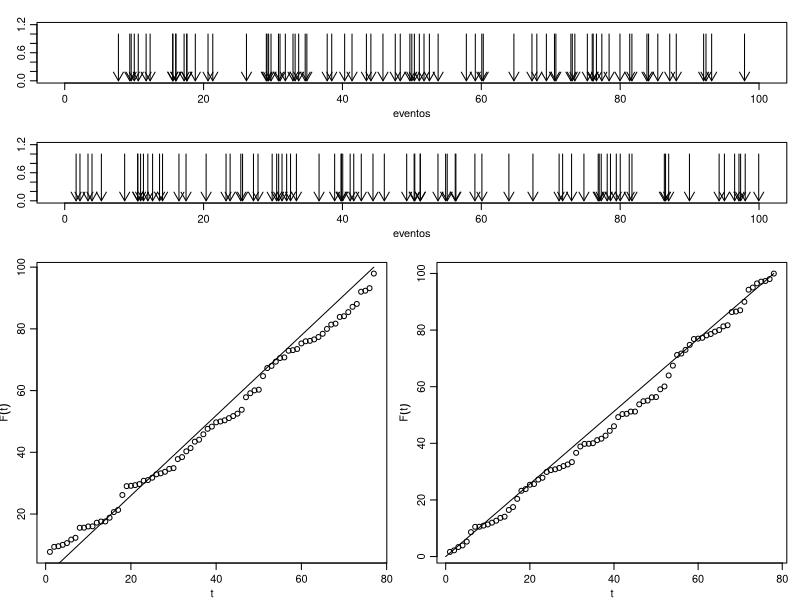
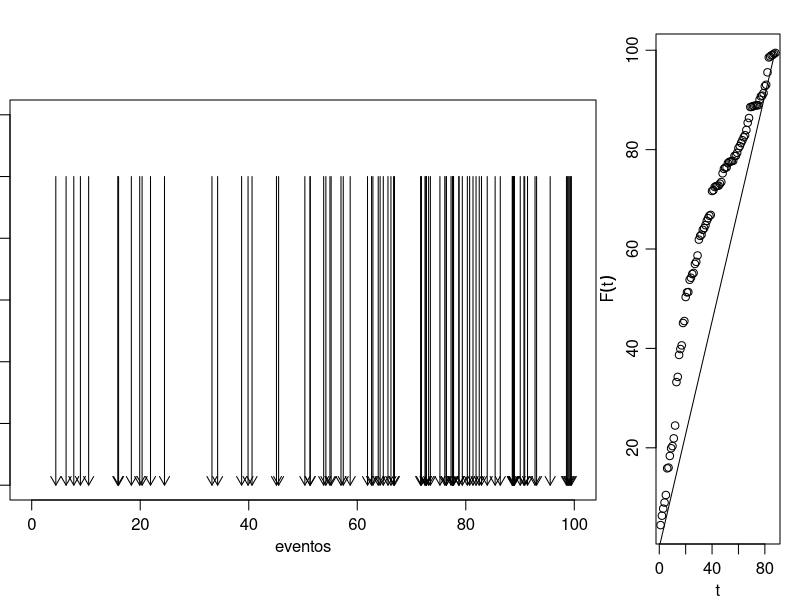
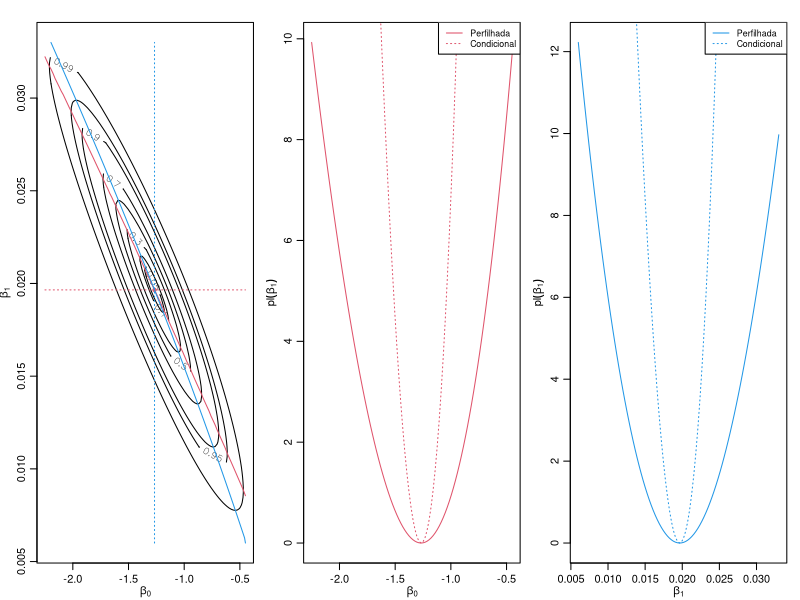

Write the R code that produced these figures, in order.
## ---- chunk 1
simPPH1 <- function(lambda, min, max){
    Nexp <- lambda * (max - min)
    N <- rpois(1, lambda=Nexp)
    return(runif(N, min = min, max = max))
}
## ---- chunk 2
set.seed(56)
pp1 <- simPPH1(0.8, 0, 100)
(n1 <- length(pp1))
## ---- chunk 3
simPPH2 <- function(lambda, min, max){
  x <- min
  while(sum(x) <= max)
  x <- c(x, rexp(1, rate=lambda))
  x <- x[-c(1, length(x))]
  return(cumsum(x))  
}
## ---- chunk 4
set.seed(56)
pp2 <- simPPH2(0.8, 0, 100)
(n2 <- length(pp2))
## ---- chunk 5
par(mar=c(2.8, 2.8, 1.7, 1),mgp = c(1.8, 0.7, 0))
layout(matrix(c(1,1,2,2,3,4), nc=2, byrow=T), heights=c(0.2, 0.2, 0.6))
plot(c(0,100), c(0, 1.2), type="n", xlab="eventos", ylab="")
arrows(pp1, rep(1, n1), pp1, rep(0, n1), length=0.1)

plot(c(0,100), c(0, 1.2), type="n", xlab="eventos", ylab="")
arrows(pp2, rep(1, n2), pp2, rep(0, n2), length=0.1)

plot(sort(pp1), xlab="t", ylab=expression(F(t)));segments(0,0,n1,100)
plot(sort(pp2), xlab="t", ylab=expression(F(t)));segments(0,0,n2,100)
## ---- chunk 6
lambda.x <- function(x, par, log=FALSE){
    eta <- par[1] + par[2] * x
    if(log) return(eta) else return(exp(eta))
}
## ---- chunk 7
simPPI <- function(par, min, max){
  nHPP <- round(optimize(lambda.x, c(min, max), par=par, 
                maximum=TRUE)$objective * (max - min))
  X <- runif(nHPP, min, max)
  p.aceita <- lambda.x(X, par)*(max - min)/nHPP
  ppI <- sort(X[runif(nHPP) <= p.aceita])
  attributes(ppI) <- list(simulados=nHPP,aceitos=length(ppI),taxa=length(ppI)/nHPP)
  return(ppI)
}
## ---- chunk 8
set.seed(5665)
pp3 <- simPPI(c(-1, 0.015), 0, 100)
unlist(attributes(pp3))
(n3 <- length(pp3))
## ---- chunk 9
layout(t(c(1,2)), widths=c(0.75, 0.25))
par(mar=c(5, 0.5, 5, 0.2),mgp = c(1.8, 0.7, 0))
plot(c(0,100), c(0, 1.2), type="n", xlab="eventos", ylab="")
arrows(pp3, rep(1, n3), pp3, rep(0, n3), length=0.1)
par(mar=c(2.8, 2.8, 1.7, 1),mgp = c(1.8, 0.7, 0))
plot(sort(pp3), xlab="t", ylab=expression(F(t)));segments(0,0,n3,100)
## ---- chunk 10
(lambda1.est <- n1/(100-0))
(lambda1.ll <- n1 * log(lambda1.est) - lambda1.est * (100-0))
## ---- chunk 11
nlikIPP <- function(par, PP, min, max){
  intLx <- integrate(lambda.x, low=0, upp=100, par=par)$value	
## Se necessário reescalonar usar:
##  PP <- (PP - min)/(max-min)
##  intLx <- integrate(lambda.x, low=0, upp=1, par=par)$value	
  slxi <- sum(lambda.x(x=PP, par = par, log=T))
  return(-(slxi - intLx))
}
## ---- chunk 12
(ppI.est <- optim(c(0,0.01), nlikIPP, PP = pp3, min=0, max=100)[1:2])
## ---- chunk 13
devSurf <- Vectorize(function(b0, b1, ...) 
             2*(nlikIPP(c(b0, b1), ...) - ppI.est[[2]]))
b0s <- seq(-2.25, -0.45, l=100)
b1s <- seq(0.006, 0.033, l=100)
ll <- outer(b0s, b1s, devSurf, PP=pp3, min=0, max=100)
##
## perfil para beta_0
pl.b0 <- function(b0, intb1, ...){
  nll.b1 <- function(b1, b0, ...)
     2*(nlikIPP(par=c(b0, b1), ...) - ppI.est[[2]])
  as.vector(optimize(nll.b1, interval=intb1, b0=b0, ...)[1:2])
}
pl0 <- as.matrix(t(sapply(b0s, pl.b0, intb1=range(b1s) , PP = pp3, min=0, max=100)))
##
## perfil para beta_1
pl.b1 <- function(b1, intb0, ...){
  nll.b0 <- function(b0, b1, ...)
     2*(nlikIPP(par=c(b0, b1), ...) - ppI.est[[2]])
  as.vector(optimize(nll.b0, interval=intb0, b1=b1, ...)[1:2])
}
pl1 <- as.matrix(t(sapply(b1s, pl.b1, intb0=range(b0s), PP = pp3, min=0, max=100)))
## ---- chunk 14
par(mfrow=c(1,3), mar=c(2.8, 2.8, 1.7, 1),mgp = c(1.8, 0.7, 0))
LEVELS <- c(0.99,0.95,0.9,0.7,0.5,0.3,0.1,0.05)
contour(b0s,b1s, ll, levels=qchisq(LEVELS,df=2),
        labels=LEVELS, xlab=expression(beta[0]),ylab=expression(beta[1]))
points(t(ppI.est[[1]]), pch=20, col=2)
#
## adicionando no contorno:
## perfilhada b0
lines(b0s, pl0[,1], col=2)
## condicional b0 no MLE de b1
lines(b0s, rep(ppI.est[[1]][2], length(b0s)), col=2, lty=3)

## perfilhada b1
lines(pl1[,1], b1s, col=4)
## condicional b1 no MLE de b0
lines(rep(ppI.est[[1]][1], length(b1s)), b1s, col=4, lty=3)


## Perfil de vero para beta_0
plot(b0s, pl0[,2], ty="l", col=2, xlab=expression(beta[0]), ylab=expression(pl(beta[1])))
lines(b0s, sapply(b0s, function(b0) -nlikIPP(c(b0, ppI.est[[1]][2]), PP = pp3, min=0, max=100)), 
                  lty=1, col=2)
## condiconal para beta0
b0par <- cbind(b0s, ppI.est[[1]][2])
b0cond <- -2*(ppI.est[[2]] - apply(b0par, 1, nlikIPP, PP=pp3, min=0, max=100)) 
lines(b0s, b0cond, col=2, lty=3)
legend("topright", c("Perfilhada","Condicional"), lty=c(1,3), col=2, cex=0.8)

## Perfil de vero para beta_1
plot(b1s, pl1[,2], ty="l", col=4, xlab=expression(beta[1]), ylab=expression(pl(beta[1])))
lines(b1s, sapply(b1s, function(b1) -nlikIPP(c(ppI.est[[1]][1], b1), PP = pp3, min=0, max=100)), 
                  lty=1, col=4)
## condicional para beta1
b1par <- cbind(ppI.est[[1]][1], b1s)
b1cond <- -2*(ppI.est[[2]] - apply(b1par, 1, nlikIPP, PP=pp3, min=0, max=100)) 
lines(b1s, b1cond, col=4, lty=3)
legend("topright", c("Perfilhada","Condicional"), lty=c(1,3), col=4, cex=0.8)
## ---- chunk 15
## PPH
(lambda3.est <- n3/(100-0))
(lambda3.ll <- n3 * log(lambda3.est) - lambda3.est * (100-0))
-ppI.est$value   ## para PPI
-2*(lambda3.ll - (-ppI.est$value))
